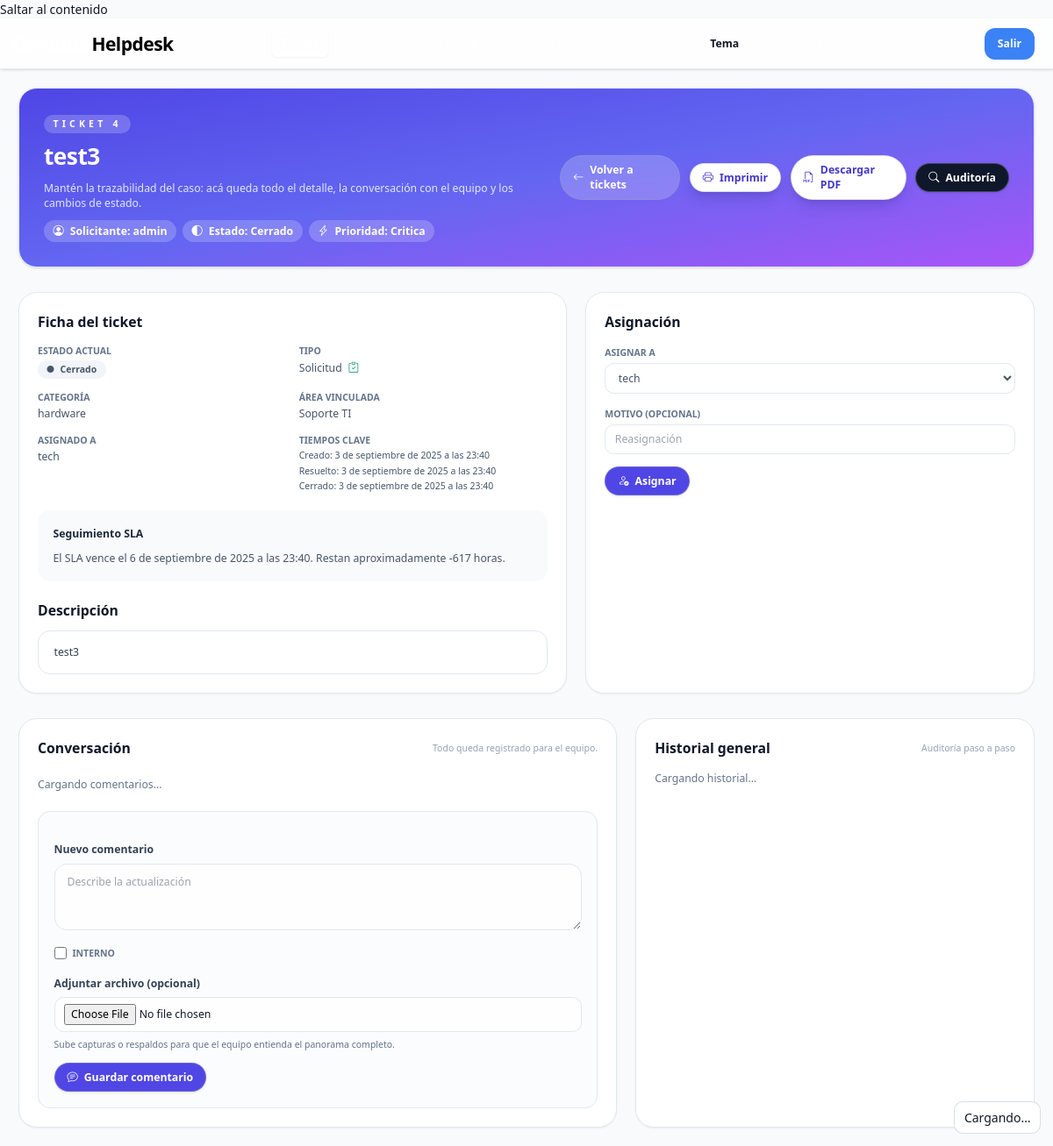
/tickets/4/ (signed in), run on the app's committed database.
### tickets/models.py (models this page shows, shortened)
class Ticket(models.Model):
    OPEN = "OPEN"
    IN_PROGRESS = "IN_PROGRESS"
    RESOLVED = "RESOLVED"
    CLOSED = "CLOSED"
    STATUS_CHOICES = [
        (OPEN, "Abierto"),
        (IN_PROGRESS, "En Progreso"),
        (RESOLVED, "Resuelto"),
        (CLOSED, "Cerrado"),
    ]
    INCIDENT = "INCIDENT"
    REQUEST = "REQUEST"
    KIND_CHOICES = [
        (INCIDENT, "Incidente"),
        (REQUEST, "Solicitud"),
    ]
    code = models.CharField(max_length=20, unique=True)
    title = models.CharField(max_length=200)
    description = models.TextField()
    kind = models.CharField(
        max_length=20,
        choices=KIND_CHOICES,
        default=REQUEST,
        help_text="Clasificación funcional del ticket (incidente o solicitud)",
    )
    requester = models.ForeignKey(
        settings.AUTH_USER_MODEL, on_delete=models.CASCADE, related_name="tickets"
    )
    category = models.ForeignKey(Category, on_delete=models.PROTECT)
    priority = models.ForeignKey(Priority, on_delete=models.PROTECT)
    area = models.ForeignKey(Area, on_delete=models.PROTECT, null=True, blank=True)
    status = models.CharField(max_length=20, choices=STATUS_CHOICES, default=OPEN)
    assigned_to = models.ForeignKey(
        settings.AUTH_USER_MODEL,
        on_delete=models.SET_NULL,
        null=True,
        blank=True,
        related_name="assigned",
    )
    created_at = models.DateTimeField(auto_now_add=True)  # se fija al crear
    updated_at = models.DateTimeField(auto_now=True)      # se actualiza en cada save()
    resolved_at = models.DateTimeField(null=True, blank=True)  # cuando pasa a RESOLVED
    closed_at = models.DateTimeField(null=True, blank=True)    # cuando pasa a CLOSED
    class Meta:
        permissions = [
            ("assign_ticket", "Puede asignar ticket"),
            ("transition_ticket", "Puede cambiar estado de ticket"),
            ("comment_internal", "Puede comentar internamente"),
            ("view_all_tickets", "Puede ver todos los tickets"),
        ]
    def save(self, *args, **kwargs):
        """Genera un código secuencial basado en el ID primario."""
        creating = self.pk is None
        if creating and not self.code:
            self.code = f"_TMP-{uuid.uuid4().hex}"
        super().save(*args, **kwargs)
        if creating:
            desired = str(self.pk)
            if self.code != desired:
                type(self).objects.filter(pk=self.pk).update(code=desired)
                self.code = desired
    @property
    def sla_hours_value(self) -> int:
        try:
            return int(getattr(self.priority, "sla_hours", 72) or 72)
        except Exception:
            return 72
    @property
    def due_at(self):
        return self.created_at + timedelta(hours=self.sla_hours_value)
    @property
    def remaining_hours(self) -> float:
        return (self.due_at - timezone.now()).total_seconds() / 3600.0
    @property
    def is_overdue(self) -> bool:
        return self.status in (self.OPEN, self.IN_PROGRESS) and self.remaining_hours < 0
    @property
    def is_warning(self) -> bool:
        return (
            self.status in (self.OPEN, self.IN_PROGRESS)
            and 0 <= self.remaining_hours <= (0.2 * self.sla_hours_value)
        )
    @property
    def is_critical(self) -> bool:
        return (getattr(self.priority, "name", "") or "").lower() == "crítica"

### catalog/models.py (models this page shows, shortened)
class Priority(models.Model):
    name = models.CharField(max_length=120, unique=True)
    sla_hours = models.PositiveIntegerField(default=72)

class Category(models.Model):
    name = models.CharField(max_length=120, unique=True)
    description = models.TextField(blank=True)
    is_active = models.BooleanField(default=True)

class Area(models.Model):
    name = models.CharField(max_length=120, unique=True)

### tickets/views.py (the view)
# urls.py: path("tickets/<int:pk>/", ticket_views.ticket_detail, name="ticket_detail"),
@login_required
def ticket_detail(request, pk):
    t = get_object_or_404(
        Ticket.objects.select_related(
            "category", "priority", "area", "requester", "assigned_to"
        ),
        pk=pk,
    )
    u = request.user
    if not (is_admin(u) or is_tech(u) or t.requester_id == u.id):
        return HttpResponseForbidden("Sin autorización")
    is_admin_u = is_admin(u)
    is_tech_u = is_tech(u)
    can_assign = is_admin_u or is_tech_u
    allowed_codes = allowed_transitions_for(t, u)
    status_map = dict(Ticket.STATUS_CHOICES)
    allowed = [(code, status_map.get(code, code)) for code in allowed_codes]
    tech_users = []
    if is_admin_u:
        try:
            g = Group.objects.get(name=ROLE_TECH)
            tech_users = list(
                User.objects.filter(groups=g, is_active=True).order_by("username")
            )
        except Group.DoesNotExist:
            tech_users = []
    ctx = {
        "t": t,
        "can_assign": can_assign,
        "allowed_transitions": allowed,
        "tech_users": tech_users,
        "is_admin_u": is_admin_u,
        "is_tech_u": is_tech_u,
        "can_mark_internal": is_admin_u or is_tech_u,
        "can_upload_files": can_upload_attachments(t, u),
    }
    return TemplateResponse(request, "tickets/detail.html", ctx)

### templates/tickets/detail.html (shortened to what this page needs)
{% extends "base.html" %}
{% block content %}
<section class="space-y-8">
  <article class="rounded-3xl border border-indigo-100 bg-gradient-to-br from-indigo-600 via-indigo-500 to-purple-500 p-8 text-white shadow">
    <div class="flex flex-col gap-4 lg:flex-row lg:items-center lg:justify-between">
      <div class="space-y-3">
        <div class="inline-flex items-center gap-2 rounded-full bg-white/20 px-3 py-1 text-xs font-semibold uppercase tracking-[0.4em]">Ticket {{ t.code }}</div>
        <h1 class="text-3xl font-bold leading-tight">{{ t.title }}</h1>
        <p class="max-w-2xl text-sm text-indigo-100">Mantén la trazabilidad del caso: acá queda todo el detalle, la conversación con el equipo y los cambios de estado.</p>
        <div class="flex flex-wrap items-center gap-2 text-sm">
          <span class="inline-flex items-center gap-2 rounded-full bg-white/20 px-3 py-1 font-semibold">
            <i class="bi bi-person-circle"></i>
            Solicitante: {{ t.requester.username }}
          </span>
          <span class="inline-flex items-center gap-2 rounded-full bg-white/20 px-3 py-1 font-semibold">
            <i class="bi bi-circle-half"></i>
            Estado: {{ t.get_status_display }}
          </span>
          <span class="inline-flex items-center gap-2 rounded-full bg-white/20 px-3 py-1 font-semibold">
            <i class="bi bi-lightning-charge"></i>
            Prioridad: {{ t.priority.name }}
          </span>
        </div>
      </div>
      <div class="flex flex-col items-start gap-3 sm:flex-row sm:items-center">
        <a href="{% url 'tickets_home' %}" class="btn inline-flex items-center gap-2 rounded-full bg-white/20 px-4 py-2 text-sm font-semibold text-white backdrop-blur transition hover:bg-white/30">
          <i class="bi bi-arrow-left"></i> Volver a tickets
        </a>
        <a href="{% url 'ticket_print' t.id %}" target="_blank" class="btn inline-flex items-center gap-2 rounded-full bg-white px-4 py-2 text-sm font-semibold text-indigo-700 shadow-lg shadow-indigo-900/20 hover:bg-indigo-50">
          <i class="bi bi-printer"></i> Imprimir
        </a>
        <a href="{% url 'ticket_pdf' t.id %}" class="btn inline-flex items-center gap-2 rounded-full bg-white px-4 py-2 text-sm font-semibold text-indigo-700 shadow-lg shadow-indigo-900/20 hover:bg-indigo-50">
          <i class="bi bi-filetype-pdf"></i> Descargar PDF
        </a>
        {% if request.user.is_staff %}
        <a href="{% url 'logs_list' %}?model=ticket&obj_id={{ t.id }}" class="btn inline-flex items-center gap-2 rounded-full bg-slate-900 px-4 py-2 text-sm font-semibold text-white shadow hover:bg-black">
          <i class="bi bi-search"></i> Auditoría
        </a>
        {% endif %}
      </div>
    </div>
  </article>
  <section class="grid gap-6 lg:grid-cols-[1.1fr_0.9fr]">
    <article class="rounded-3xl border border-slate-200 bg-white p-6 shadow-sm">
      <h2 class="text-lg font-semibold text-slate-900">Ficha del ticket</h2>
      <dl class="mt-4 grid grid-cols-1 gap-4 text-sm text-slate-600 md:grid-cols-2">
        <div class="space-y-1">
          <dt class="text-xs font-semibold uppercase text-slate-500">Estado actual</dt>
          <dd>
            <span class="inline-flex items-center gap-2 rounded-full px-3 py-1 text-xs font-semibold {% if t.status == 'OPEN' %}bg-sky-100 text-sky-700{% elif t.status == 'IN_PROGRESS' %}bg-amber-100 text-amber-700{% elif t.status == 'RESOLVED' %}bg-emerald-100 text-emerald-700{% else %}bg-slate-100 text-slate-600{% endif %}">
              <i class="bi bi-circle-fill text-[8px]"></i>{{ t.get_status_display }}
            </span>
          </dd>
        </div>
        <div class="space-y-1">
          <dt class="text-xs font-semibold uppercase text-slate-500">Tipo</dt>
          <dd class="inline-flex items-center gap-2">
            {{ t.get_kind_display }}
            {% if t.kind == 'INCIDENT' %}
              <i class="bi bi-exclamation-triangle-fill text-rose-500" title="Incidente: interrupción o degradación del servicio."></i>
            {% elif t.kind == 'REQUEST' %}
              <i class="bi bi-clipboard-check text-emerald-600" title="Solicitud: requerimiento o petición de servicio."></i>
            {% else %}
              <i class="bi bi-info-circle text-gray-500" title="Clasificación del ticket"></i>
            {% endif %}
          </dd>
        </div>
        <div class="space-y-1">
          <dt class="text-xs font-semibold uppercase text-slate-500">Categoría</dt>
          <dd>{{ t.category.name }}</dd>
        </div>
        <div class="space-y-1">
          <dt class="text-xs font-semibold uppercase text-slate-500">Área vinculada</dt>
          <dd>{% if t.area %}{{ t.area.name }}{% else %}<span class="text-slate-400">Sin definir</span>{% endif %}</dd>
        </div>
        <div class="space-y-1">
          <dt class="text-xs font-semibold uppercase text-slate-500">Asignado a</dt>
          <dd>{% if t.assigned_to %}{{ t.assigned_to.username }}{% else %}<span class="text-slate-400">Aún sin asignar</span>{% endif %}</dd>
        </div>
        <div class="space-y-1">
          <dt class="text-xs font-semibold uppercase text-slate-500">Tiempos clave</dt>
          <dd class="space-y-1 text-xs">
            <div>Creado: {{ t.created_at }}</div>
            {% if t.resolved_at %}<div>Resuelto: {{ t.resolved_at }}</div>{% endif %}
            {% if t.closed_at %}<div>Cerrado: {{ t.closed_at }}</div>{% endif %}
          </dd>
        </div>
      </dl>
      <div class="mt-6 space-y-3 rounded-2xl bg-slate-50 p-5 text-sm text-slate-600">
        <div class="font-semibold text-slate-800">Seguimiento SLA</div>
        {% if t.is_overdue %}
          <p class="text-rose-600">Este ticket venció el {{ t.due_at }}. Gestiona la regularización y avisa al solicitante.</p>
        {% else %}
          <p>El SLA vence el {{ t.due_at }}. Restan aproximadamente {{ t.remaining_hours|floatformat:0 }} horas.</p>
        {% endif %}
      </div>
      <section class="mt-6 space-y-3">
        <h3 class="text-lg font-semibold text-slate-900">Descripción</h3>
        <p class="rounded-2xl border border-slate-200 bg-white px-5 py-4 text-sm leading-relaxed text-slate-700 whitespace-pre-line">{{ t.description }}</p>
      </section>
    </article>
    <article class="rounded-3xl border border-slate-200 bg-white p-6 shadow-sm space-y-6">
      {% if can_assign %}
      <section class="space-y-3">
        <h2 class="text-lg font-semibold text-slate-900">Asignación</h2>
        <form method="post" action="{% url 'ticket_assign' t.id %}" class="space-y-4 text-sm text-slate-600">
          {% if is_admin_u %}
            <div class="space-y-1">
              <label class="text-xs font-semibold uppercase text-slate-500" for="asignacion">Asignar a</label>
              <select id="asignacion" name="to_user_id" class="w-full rounded-xl border border-slate-200 px-3 py-2 focus:border-indigo-400 focus:outline-none focus:ring-2 focus:ring-indigo-100">
                {% for u in tech_users %}
                  <option value="{{ u.id }}" {% if t.assigned_to_id == u.id %}selected{% endif %}>{{ u.username }}</option>
                {% endfor %}
              </select>
            </div>
            <div class="space-y-1">
              <label class="text-xs font-semibold uppercase text-slate-500" for="motivo">Motivo (opcional)</label>
              <input id="motivo" type="text" name="reason" class="w-full rounded-xl border border-slate-200 px-3 py-2 focus:border-indigo-400 focus:outline-none focus:ring-2 focus:ring-indigo-100" placeholder="Reasignación" />
            </div>
            <button class="btn inline-flex items-center gap-2 rounded-full bg-indigo-600 px-4 py-2 font-semibold text-white shadow hover:bg-indigo-700" type="submit">
              <i class="bi bi-person-check"></i> Asignar
            </button>
          {% endif %}
        </form>
      </section>
      {% endif %}
    </article>
  </section>
  <section class="grid gap-6 lg:grid-cols-[1.2fr_0.8fr]">
    <article class="rounded-3xl border border-slate-200 bg-white p-6 shadow-sm space-y-6">
      <div class="flex items-center justify-between">
        <h2 class="text-lg font-semibold text-slate-900">Conversación</h2>
        <span class="text-xs text-slate-400">Todo queda registrado para el equipo.</span>
      </div>
      <div id="discussion"
           hx-get="{% url 'discussion_partial' t.id %}"
           hx-trigger="load, revealed"
           hx-target="#discussion"
           hx-swap="innerHTML">
        <div class="text-sm text-slate-500">Cargando comentarios…</div>
      </div>
      <form class="space-y-4 rounded-2xl border border-slate-200 bg-slate-50/60 p-5" method="post" enctype="multipart/form-data"
            hx-post="{% url 'add_comment' t.id %}"
            hx-target="#discussion" hx-swap="innerHTML" hx-encoding="multipart/form-data">
        <div class="space-y-2">
          <label class="text-sm font-semibold text-slate-700" for="comentario">Nuevo comentario</label>
          <textarea id="comentario" name="body" class="w-full rounded-2xl border border-slate-200 px-4 py-3 text-sm focus:border-indigo-400 focus:outline-none focus:ring-2 focus:ring-indigo-100" rows="3" placeholder="Describe la actualización" required></textarea>
        </div>
        {% if can_mark_internal %}
        <label class="inline-flex items-center gap-2 text-xs font-semibold uppercase text-slate-500">
          <input type="checkbox" name="is_internal" class="h-4 w-4 rounded border-slate-300 text-indigo-600 focus:ring-indigo-500"> Interno
        </label>
        {% endif %}
        {% if can_upload_files %}
        <div class="space-y-2 text-sm">
          <label class="font-semibold text-slate-700" for="archivo">Adjuntar archivo (opcional)</label>
          <input id="archivo" type="file" name="file" class="w-full rounded-xl border border-slate-200 px-3 py-2 text-sm focus:border-indigo-400 focus:outline-none focus:ring-2 focus:ring-indigo-100">
          <p class="text-xs text-slate-500">Sube capturas o respaldos para que el equipo entienda el panorama completo.</p>
        </div>
        {% endif %}
        <button class="btn inline-flex items-center gap-2 rounded-full bg-indigo-600 px-4 py-2 text-sm font-semibold text-white shadow hover:bg-indigo-700" type="submit">
          <i class="bi bi-chat-text"></i> Guardar comentario
        </button>
      </form>
    </article>
    <article class="rounded-3xl border border-slate-200 bg-white p-6 shadow-sm">
      <div class="flex items-center justify-between">
        <h2 class="text-lg font-semibold text-slate-900">Historial general</h2>
        <span class="text-xs text-slate-400">Auditoría paso a paso</span>
      </div>
      <div class="mt-4" id="audit"
           hx-get="{% url 'audit_partial' t.id %}"
           hx-trigger="load, revealed"
           hx-target="#audit"
           hx-swap="innerHTML">
        <div class="text-sm text-slate-500">Cargando historial…</div>
      </div>
    </article>
  </section>
</section>
{% endblock %}

### data on the page
Ticket: code "4", title "test3", requester.username "admin", status "Cerrado", priority.name "Critica", kind "Solicitud", category.name "hardware", area.name "Soporte TI", assigned_to.username "tech", created_at "3 de septiembre de 2025 a las 23:40", resolved_at "3 de septiembre de 2025 a las 23:40", closed_at "3 de septiembre de 2025 a las 23:40", due_at "6 de septiembre de 2025 a las 23:40", remaining_hours "-617", description "test3", to_user_id "tech"
